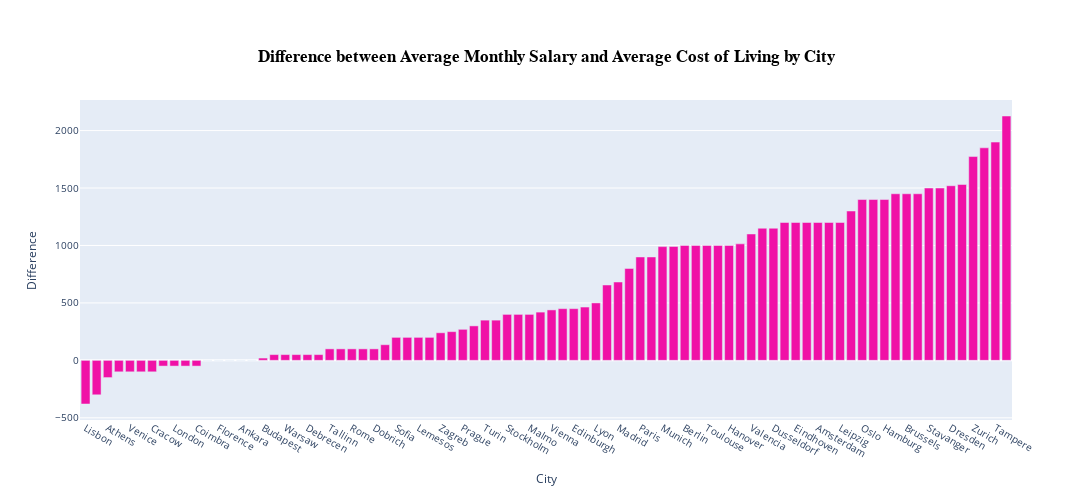

Notebook code for this chart:
### Code cell
city_data_sorted = city_data_copy.sort_values(by='Average Savings')
fig = go.Figure()
fig.add_trace(go.Bar(x = city_data_sorted['CityName'], y = city_data_sorted['Average Savings'], 
                     marker=dict(color="#F011A6"),))
fig.update_layout(xaxis_title = 'City', yaxis_title = 'Difference', width=1300, height=500)
fig.update_layout(title = dict(text="<b>Difference between Average Monthly Salary and Average Cost of Living by City</b>",  
                               font=dict(family='Arial', size=17, color='#000000'),
                               xanchor = 'center', x = 0.5, yanchor='top', y=0.9),)
fig.update_layout(font = dict(size = 10))
fig.show()

### Figure 1 — Plotly figure (JSON) as saved in the notebook; plotly's stock layout.template omitted (floating-point values rounded to 4 significant figures)
{"data": [{"marker": {"color": "#F011A6"}, "type": "bar", "x": ["Lisbon", "Porto", "Athens", "Thessaloniki", "Venice", "Braga", "Cracow", "Adana", "London", "Bratislava", "Coimbra", "Milan", "Florence", "Lodz", "Ankara", "Giroc", "Budapest", "Malta", "Warsaw", "Riga", "Debrecen", "Ljubljana", "Tallinn", "Miskolc", "Rome", "Cork", "Dobrich", "Lefkosia", "Sofia", "Dublin", "Lemesos", "Naples", "Zagreb", "Split", "Prague", "Leeds", "Turin", "Glasgow", "Stockholm", "Gothenburg", "Malmo", "Ostrava", "Vienna", "Liverpool", "Edinburgh", "Barcelona", "Lyon", "Antwerp", "Madrid", "Malaga", "Paris", "Luxembourg", "Munich", "Bruges", "Berlin", "Stuttgart", "Toulouse", "Rotterdam", "Hanover", "Salzburg", "Valencia", "Seville", "Dusseldorf", "Gent", "Eindhoven", "Cologne", "Amsterdam", "Utrecht", "Leipzig", "Odense", "Oslo", "Bergen", "Hamburg", "Frankfurt am Main", "Brussels", "Copenhagen", "Stavanger", "The Hague", "Dresden", "Geneva", "Zurich", "Helsinki", "Tampere", "Basel"], "y": [-380, -300, -150, -100, -100, -100, -100, -50, -50, -50, -50, 0, 0, 0, 0, 0, 20, 50, 50, 50, 50, 50, 100, 100, 100, 100, 100, 136, 200, 200, 200, 200, 240, 250, 270, 300, 350, 350, 400, 400, 400, 420, 439, 450, 450, 464, 500, 656, 682, 800, 900, 900, 990, 992, 1000, 1000, 1000, 1000, 1000, 1014, 1100, 1150, 1150, 1200, 1200, 1200, 1200, 1200, 1200, 1300, 1400, 1400, 1400, 1450, 1450, 1450, 1500, 1500, 1520, 1531, 1774, 1850, 1900, 2127]}], "layout": {"font": {"size": 10}, "height": 500, "title": {"font": {"color": "#000000", "family": "Arial", "size": 17}, "text": "<b>Difference between Average Monthly Salary and Average Cost of Living by City</b>", "x": 0.5, "xanchor": "center", "y": 0.9, "yanchor": "top"}, "width": 1300, "xaxis": {"title": {"text": "City"}}, "yaxis": {"title": {"text": "Difference"}}}}
